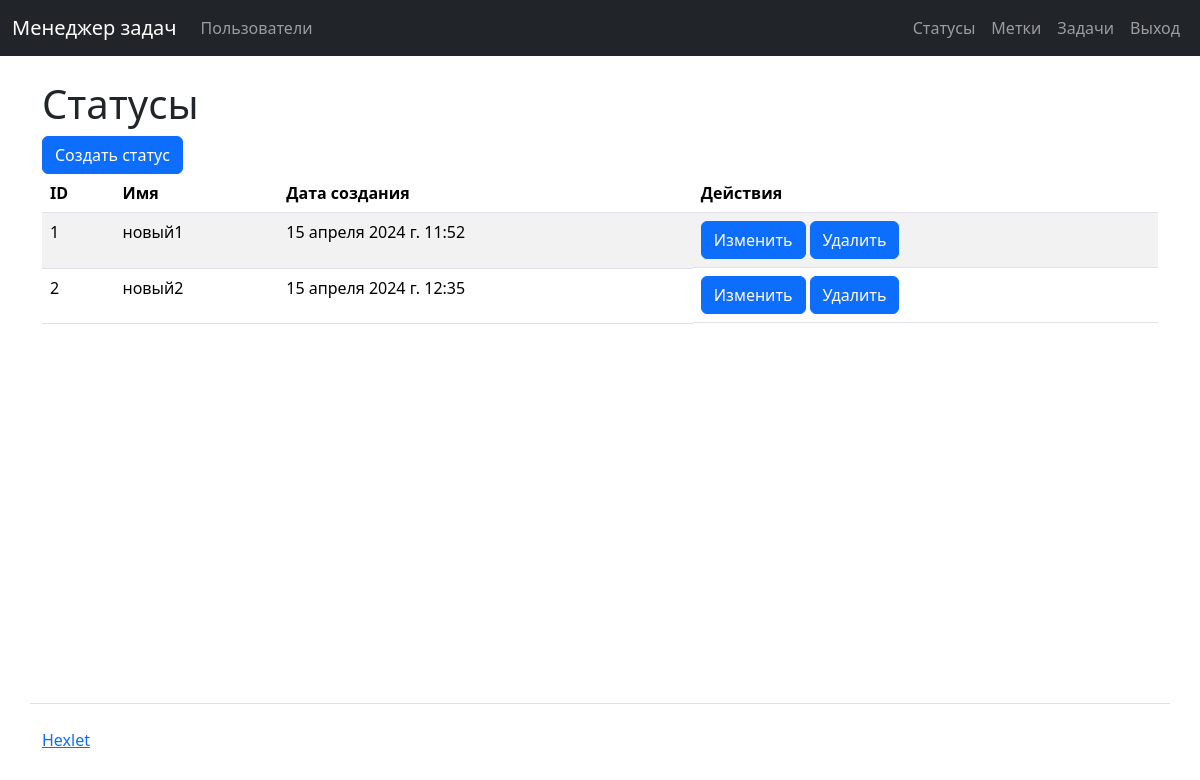
The app's page /statuses/ (signed in), older data.
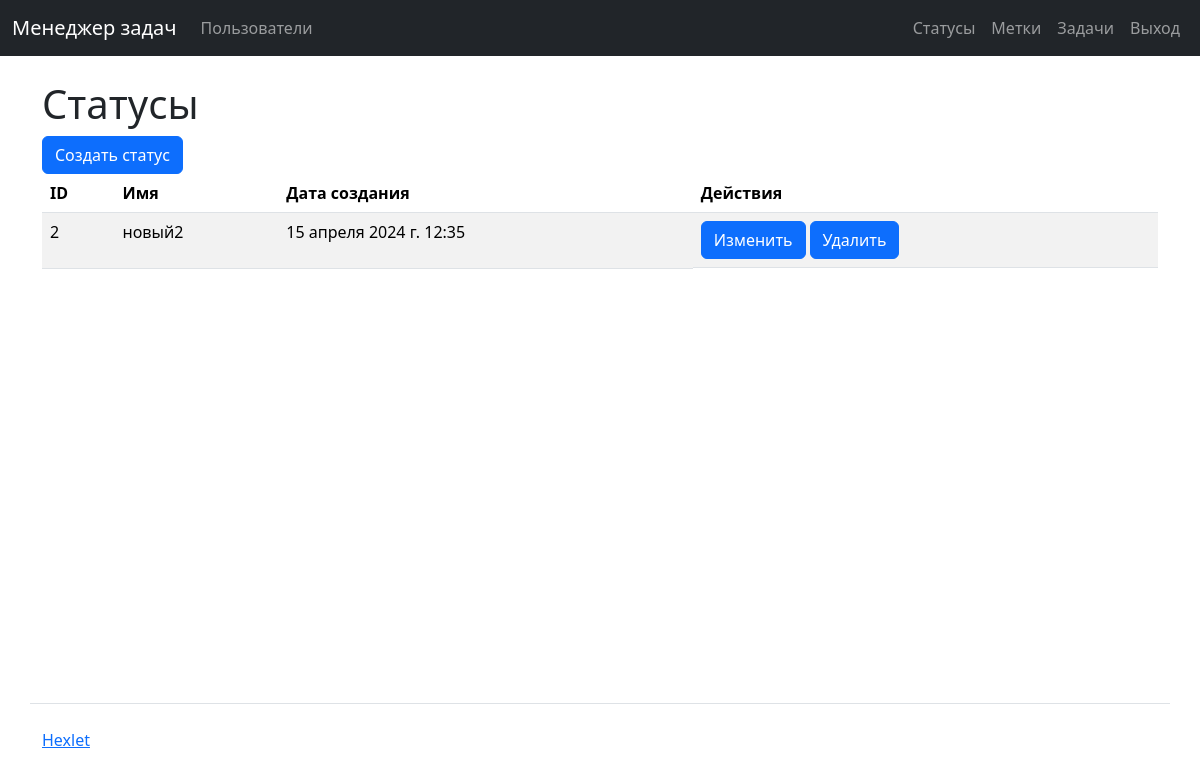
The same page, newer data.
### task_manager/statuses/models.py (models this page shows)
class Status(models.Model):
    name = models.CharField(max_length=100)
    created_at = models.DateTimeField(auto_now_add=True)

### task_manager/statuses/views.py (the view)
# urls.py: path('', views.StatusesView.as_view(), name='statuses'),
class StatusesView(LoginRequiredMixin, View):
    def get(self, request):
        statuses = Status.objects.all()
        return render(request, 'index.html', context={'statuses': statuses})

### task_manager/statuses/templates/index.html
{% extends "application.html" %}
{% load i18n %}
{% block header %}
    <h1>{% translate 'statuses' %}</h1>
    <a href="{% url 'new_status' %}" class="btn btn-primary me-1">{% translate 'create_status' %}</a>
{% endblock %}
{% block content %}
    <table class="table table-striped">
        <thead>
            <tr>
                <th>{% translate 'id' %}</th>
                <th>{% translate 'status_name' %}</th>
                <th>{% translate 'created_at' %}</th>
                <th>{% translate 'actions' %}</th>
            </tr>
        </thead>
        <tbody>
            {% for status in statuses %}
                <tr>
                    <td>{{ status.id }}</td>
                    <td>{{ status.name }}</td>
                    <td>{{ status.created_at }}</td>
                    <td class="d-flex">
                        <a href="{% url 'statuses' %}{{ status.id }}/update/" class="btn btn-primary me-1">{% translate 'edit_user_btn' %}</a>
                        <a href="{% url 'statuses' %}{{ status.id }}/delete/" class="btn btn-primary me-1">{% translate 'remove' %}</a>
                    </td>
                </tr>
            {% endfor %}
        </tbody>
    </table>
{% endblock %}

Row changes from the older to the newer data that the page shows:
removed Status: id "1", name "новый1", created_at "15 апреля 2024 г. 11:52"
